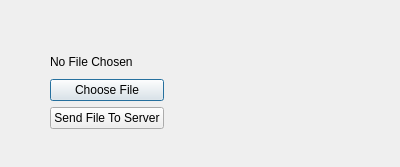
<?xml version="1.0" encoding="UTF-8"?>
<ui version="4.0">
 <class>SendFileToServerDialog</class>
 <widget class="QDialog" name="SendFileToServerDialog">
  <property name="geometry">
   <rect>
    <x>0</x>
    <y>0</y>
    <width>400</width>
    <height>167</height>
   </rect>
  </property>
  <property name="windowTitle">
   <string>Dialog</string>
  </property>
  <widget class="QWidget" name="">
   <property name="geometry">
    <rect>
     <x>50</x>
     <y>50</y>
     <width>252</width>
     <height>79</height>
    </rect>
   </property>
   <layout class="QVBoxLayout" name="verticalLayout_2">
    <item>
     <widget class="QLabel" name="labelFileName">
      <property name="text">
       <string>No File Chosen</string>
      </property>
     </widget>
    </item>
    <item>
     <layout class="QHBoxLayout" name="horizontalLayout">
      <item>
       <layout class="QVBoxLayout" name="verticalLayout">
        <item>
         <widget class="QPushButton" name="btnChooseFile">
          <property name="text">
           <string>Choose File</string>
          </property>
         </widget>
        </item>
        <item>
         <widget class="QPushButton" name="btnSendFile">
          <property name="text">
           <string>Send File To Server</string>
          </property>
         </widget>
        </item>
       </layout>
      </item>
      <item>
       <spacer name="horizontalSpacer">
        <property name="orientation">
         <enum>Qt::Horizontal</enum>
        </property>
        <property name="sizeHint" stdset="0">
         <size>
          <width>118</width>
          <height>20</height>
         </size>
        </property>
       </spacer>
      </item>
     </layout>
    </item>
   </layout>
  </widget>
 </widget>
 <resources/>
 <connections/>
</ui>
